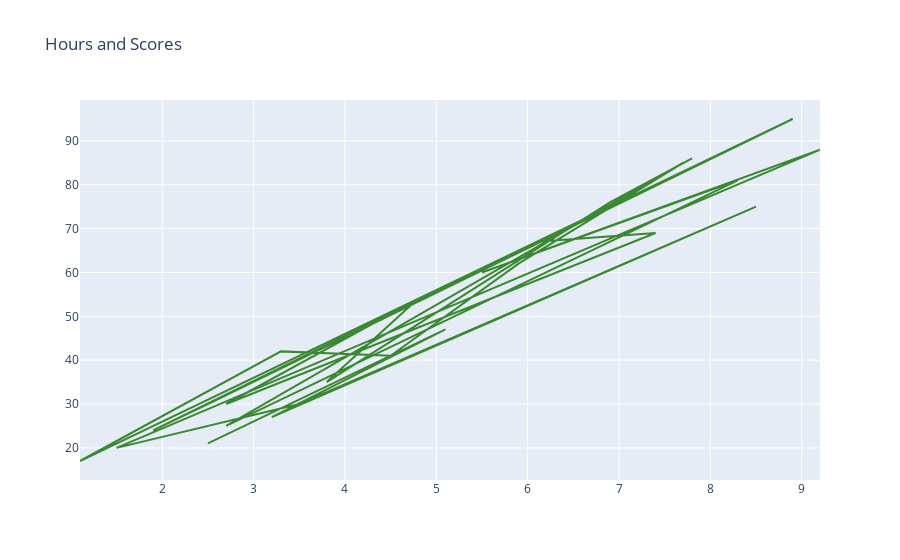

Notebook cell for this chart:
### Code cell
trace1 = go.Scatter(
                    x = df3.Hours,
                    y = df3.Scores,
                    mode = "lines",
                    name = "Hours scores",
                    marker = dict(color = 'rgba(16, 112, 2, 0.8)'),
                )




data = [trace1]
layout = go.Layout(title = 'Hours and Scores')
fig = dict(data = data, layout = layout)
iplot(fig)

### Figure 1 — Plotly figure (JSON) as saved in the notebook; plotly's stock layout.template omitted (floating-point values rounded to 4 significant figures)
{"data": [{"marker": {"color": "rgba(16, 112, 2, 0.8)"}, "mode": "lines", "name": "Hours scores", "type": "scatter", "x": [2.5, 5.1, 3.2, 8.5, 3.5, 1.5, 9.2, 5.5, 8.3, 2.7, 7.7, 5.9, 4.5, 3.3, 1.1, 8.9, 2.5, 1.9, 6.1, 7.4, 2.7, 4.8, 3.8, 6.9, 7.8], "y": [21, 47, 27, 75, 30, 20, 88, 60, 81, 25, 85, 62, 41, 42, 17, 95, 30, 24, 67, 69, 30, 54, 35, 76, 86]}], "layout": {"title": {"text": "Hours and Scores"}}}
